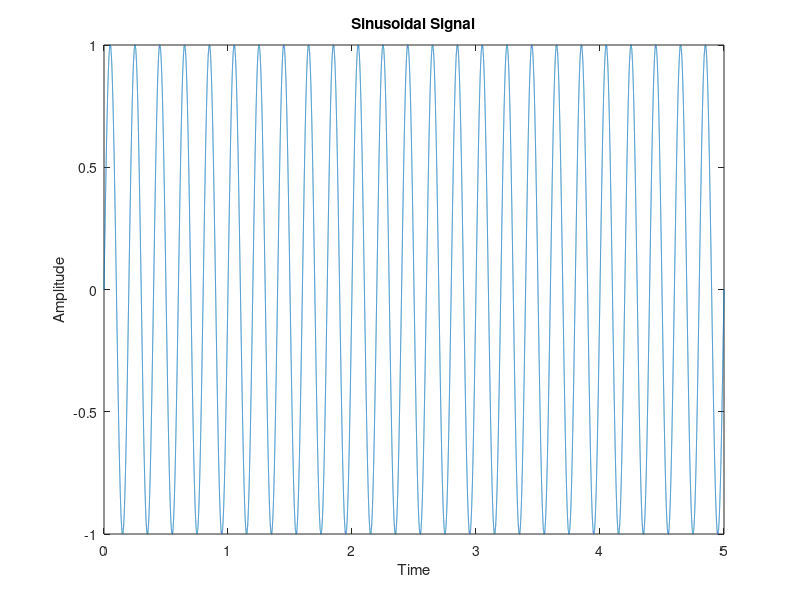

The MATLAB script that drew this image:
A = 0.9; % Amplitude
time = input('input time of sinusoidal signal = '); % input time
fm = input('input frequency of the sinusoidal signal = '); % input frequency
fs = 44100; % number of samples per wave
t = 0:1/fs:time; % 0 => start | 1/fs => step | time => end
y = sin(2*pi*fm*t);
plot(t,y);
xlabel('Time')
ylabel('Amplitude')
title('Sinusoidal Signal')
sound(y,fs); % play signal sound